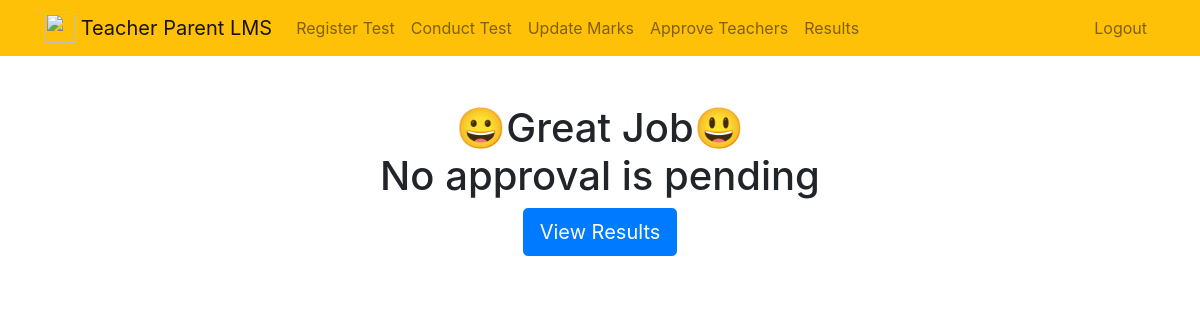
The app's page /t_approve/ (signed in), older data.
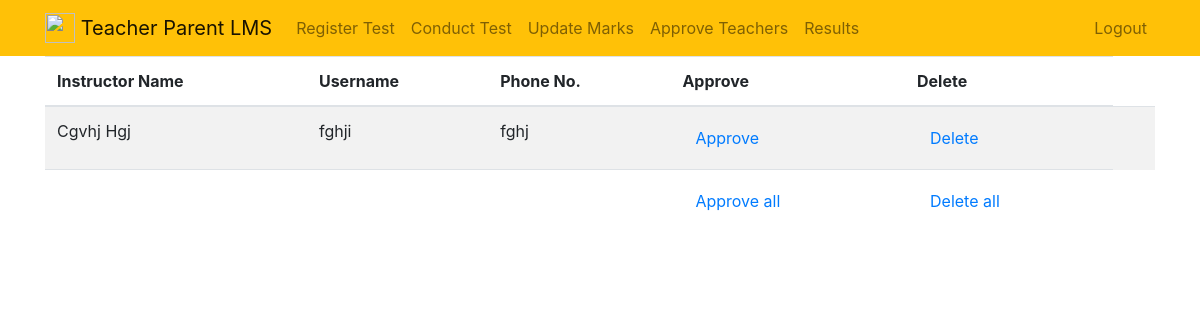
The same page, newer data.
### users/models.py (models this page shows, shortened)
class Teacher(models.Model):
    name = models.CharField(verbose_name='Full Name', max_length=30)
    ssn = models.OneToOneField(to=CustomUser, on_delete=models.CASCADE,
                               verbose_name='Teacher ID', primary_key=True, to_field='id')
    phone = PhoneNumberField(verbose_name='Phone No.', unique=True)

### users/customuser.py (models this page shows)
class CustomUser(AbstractUser):
    USER_TYPE_CHOICES = (
        (1, 'student'),
        (2, 'parent'),
        (3, 'teacher')
    )
    user_type = models.PositiveSmallIntegerField(
        verbose_name='Profession', choices=USER_TYPE_CHOICES, blank=True, null=True)

### users/views.py (the view, shortened to what this page needs)
# urls.py: path('t_approve/', views.approve_teacher, name='approve_teacher'),
@login_required
def approve_teacher(request):
    if request.user.is_superuser:       # only a superuser can approve or delete
        if request.method == 'GET':
            un_auth_users = CustomUser.objects.filter(user_type=None)
            teachers = Teacher.objects.filter(
                ssn__in=un_auth_users.values_list('id', flat=True))
            return render(request, 'approve_teacher.html', {'teachers': teachers})
    else:
        return HttpResponseForbidden("Response Forbidden")

### users/templates/approve_teacher.html (shortened to what this page needs)
{% extends "base.html" %}
{% block content %}
{% if teachers %}
<table class="table table-striped table-hover">
    <thead>
        <tr>
            <th scope="col">Instructor Name</th>
            <th scope="col">Username</th>
            <th scope="col">Phone No.</th>
            <th scope="col">Approve</th>
            <th scope="col">Delete</th>
        </tr>
    </thead>
    <tbody>
        {% for i in teachers %}
        <tr>
            <td>{{i.name}}</td>
            <td>{{i.ssn}}</td>
            <td>{{i.phone}}</td>
            <td>
                <form action="" method="POST">
                    <button class="btn btn-link">Approve</button>
                </form>
            </td>
            <td>
                <form action="" method="POST">
                    <button class="btn btn-link">Delete</button>
                </form>
            </td>
            <td>
            </td>
        </tr>
        {% endfor %}
        <tr>
            <td></td>
            <td></td>
            <td></td>
            <td>
                <form action="" method="POST">
                    <button class="btn btn-link">Approve all</button>
                </form>
            </td>
            <td>
                <form action="" method="POST">
                    <button class="btn btn-link">Delete all</button>
                </form>
            </td>
        </tr>
    </tbody>
</table>
{% else %}
<div class="row justify-content-center mt-5">
    <div class="col-md-7 text-center">
        <h1>😀Great Job😃<br>No approval is pending</h1>
        <a role="button" class="btn btn-primary btn-lg" href="{% url 'tests' %}">View Results</a>
    </div>
</div>
{% endif %}
{% endblock %}

Row changes from the older to the newer data that the page shows:
added Teacher: name "Cgvhj Hgj", ssn "fghji", phone "fghj"
Text that changed along with them:
text no longer shown: "😀Great Job😃 No approval is pending View Results"
text now shown: "Instructor Name Username Phone No. Approve Delete Approve all Delete all"
